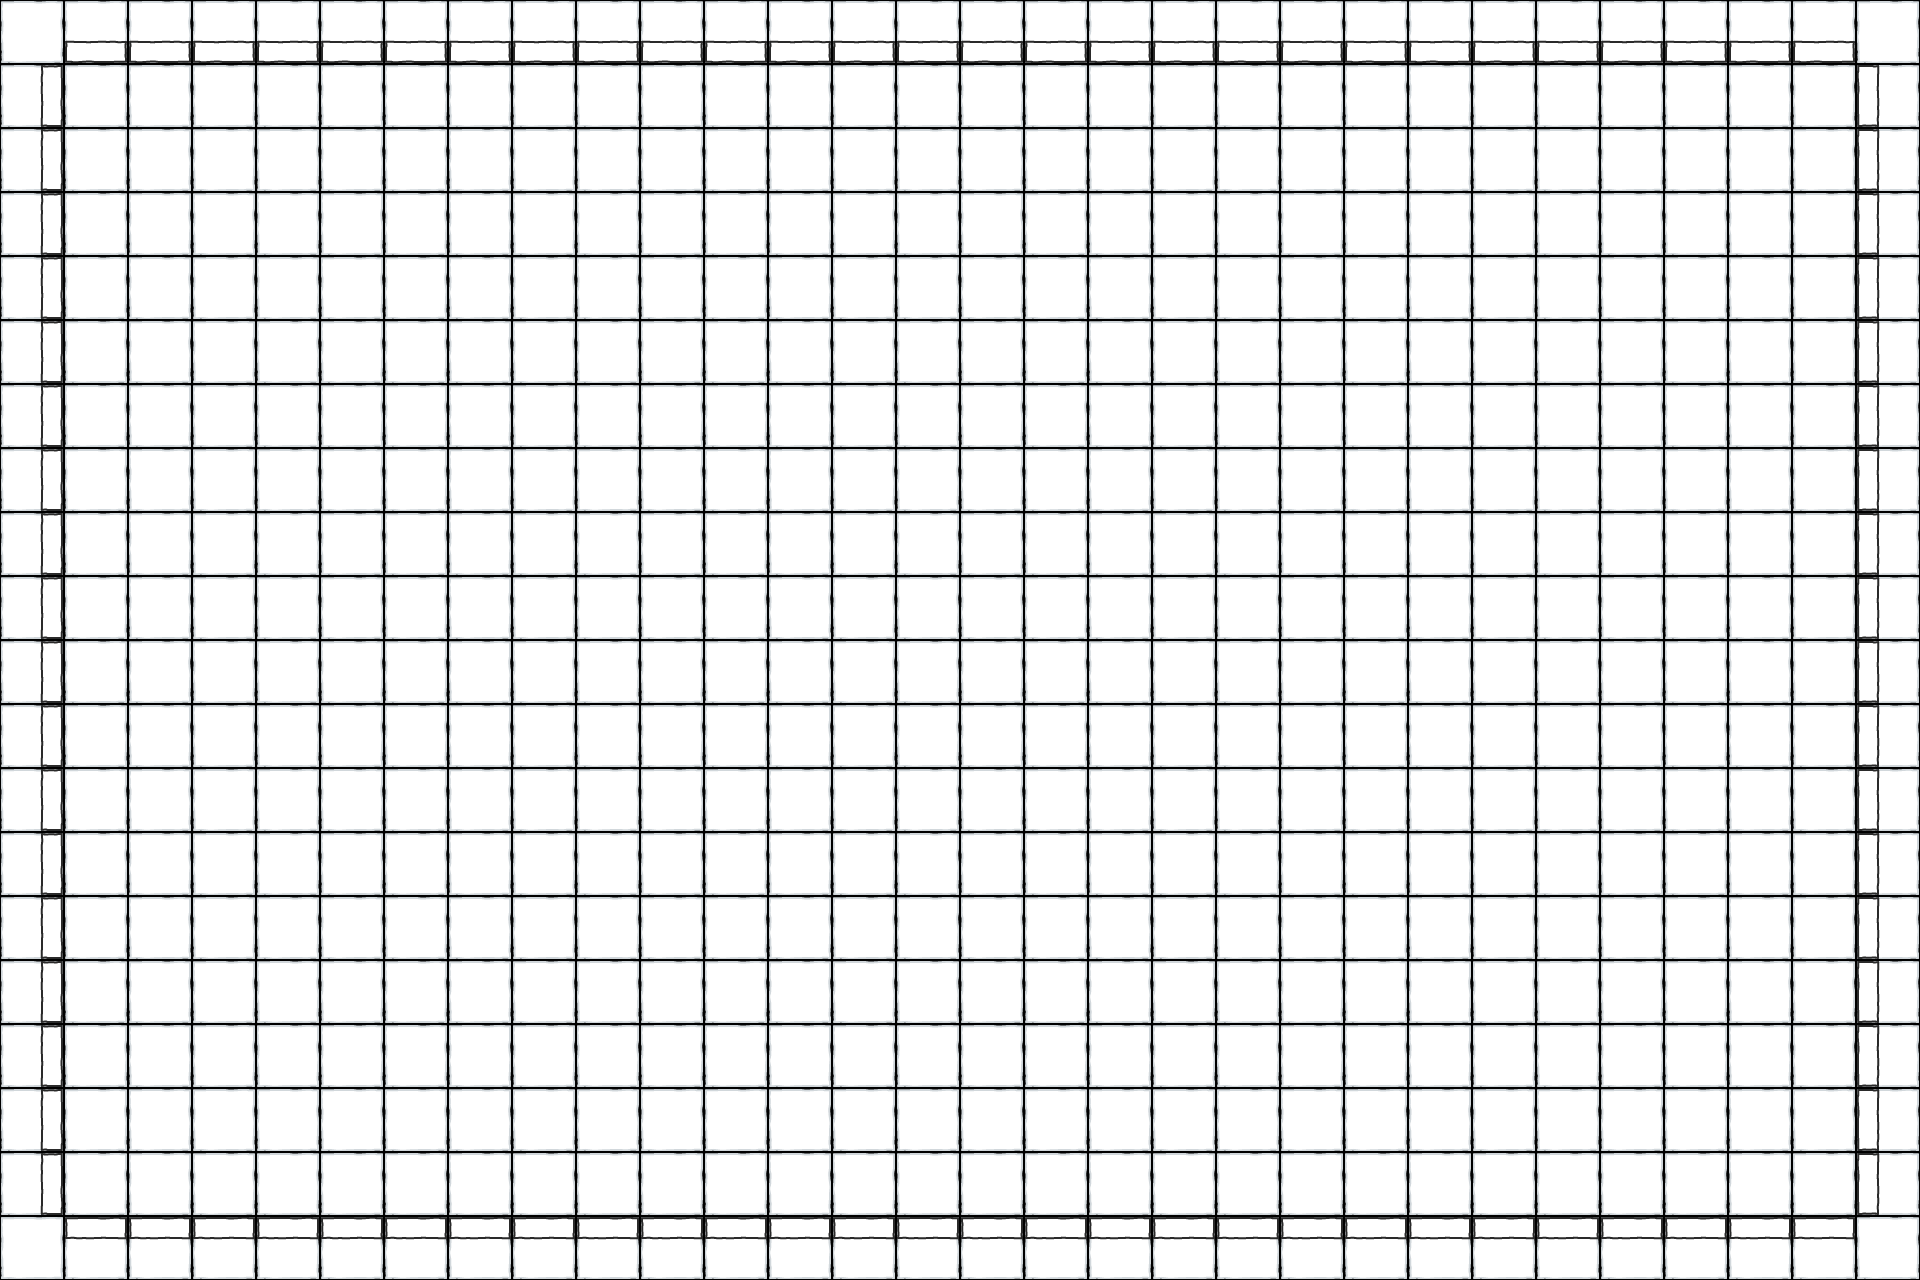

A level layout from a 2D game, rendered from its tile map. Below: a short description, then the map file with its tile-grid data intact:
An orthogonal 30x20 tile map with 64x64 px tiles, 2 tile layers (Background, Foreground) and 5 objects.

<map version="1.10" tiledversion="1.11.2" orientation="orthogonal" renderorder="right-down" width="30" height="20" tilewidth="64" tileheight="64" infinite="0" nextlayerid="5" nextobjectid="6">
 <tileset firstgid="1" name="tilesheet" tilewidth="64" tileheight="64" tilecount="154" columns="14">
  <image source="tilesheet.png" width="896" height="704" />
 </tileset>
 <layer id="1" name="Background" width="30" height="20">
  <data encoding="csv">
1,1,1,1,1,1,1,1,1,1,1,1,1,1,1,1,1,1,1,1,1,1,1,1,1,1,1,1,1,1,
1,1,1,1,1,1,1,1,1,1,1,1,1,1,1,1,1,1,1,1,1,1,1,1,1,1,1,1,1,1,
1,1,1,1,1,1,1,1,1,1,1,1,1,1,1,1,1,1,1,1,1,1,1,1,1,1,1,1,1,1,
1,1,1,1,1,1,1,1,1,1,1,1,1,1,1,1,1,1,1,1,1,1,1,1,1,1,1,1,1,1,
1,1,1,1,1,1,1,1,1,1,1,1,1,1,1,1,1,1,1,1,1,1,1,1,1,1,1,1,1,1,
1,1,1,1,1,1,1,1,1,1,1,1,1,1,1,1,1,1,1,1,1,1,1,1,1,1,1,1,1,1,
1,1,1,1,1,1,1,1,1,1,1,1,1,1,1,1,1,1,1,1,1,1,1,1,1,1,1,1,1,1,
1,1,1,1,1,1,1,1,1,1,1,1,1,1,1,1,1,1,1,1,1,1,1,1,1,1,1,1,1,1,
1,1,1,1,1,1,1,1,1,1,1,1,1,1,1,1,1,1,1,1,1,1,1,1,1,1,1,1,1,1,
1,1,1,1,1,1,1,1,1,1,1,1,1,1,1,1,1,1,1,1,1,1,1,1,1,1,1,1,1,1,
1,1,1,1,1,1,1,1,1,1,1,1,1,1,1,1,1,1,1,1,1,1,1,1,1,1,1,1,1,1,
1,1,1,1,1,1,1,1,1,1,1,1,1,1,1,1,1,1,1,1,1,1,1,1,1,1,1,1,1,1,
1,1,1,1,1,1,1,1,1,1,1,1,1,1,1,1,1,1,1,1,1,1,1,1,1,1,1,1,1,1,
1,1,1,1,1,1,1,1,1,1,1,1,1,1,1,1,1,1,1,1,1,1,1,1,1,1,1,1,1,1,
1,1,1,1,1,1,1,1,1,1,1,1,1,1,1,1,1,1,1,1,1,1,1,1,1,1,1,1,1,1,
1,1,1,1,1,1,1,1,1,1,1,1,1,1,1,1,1,1,1,1,1,1,1,1,1,1,1,1,1,1,
1,1,1,1,1,1,1,1,1,1,1,1,1,1,1,1,1,1,1,1,1,1,1,1,1,1,1,1,1,1,
1,1,1,1,1,1,1,1,1,1,1,1,1,1,1,1,1,1,1,1,1,1,1,1,1,1,1,1,1,1,
1,1,1,1,1,1,1,1,1,1,1,1,1,1,1,1,1,1,1,1,1,1,1,1,1,1,1,1,1,1,
1,1,1,1,1,1,1,1,1,1,1,1,1,1,1,1,1,1,1,1,1,1,1,1,1,1,1,1,1,1
</data>
 </layer>
 <layer id="2" name="Foreground" width="30" height="20">
  <data encoding="csv">
0,3221225483,3221225483,3221225483,3221225483,3221225483,3221225483,3221225483,3221225483,3221225483,3221225483,3221225483,3221225483,3221225483,3221225483,3221225483,3221225483,3221225483,3221225483,3221225483,3221225483,3221225483,3221225483,3221225483,3221225483,3221225483,3221225483,3221225483,3221225483,0,
2684354571,0,0,0,0,0,0,0,0,0,0,0,0,0,0,0,0,0,0,0,0,0,0,0,0,0,0,0,0,1610612747,
2684354571,0,0,0,0,0,0,0,0,0,0,0,0,0,0,0,0,0,0,0,0,0,0,0,0,0,0,0,0,1610612747,
2684354571,0,0,0,0,0,0,0,0,0,0,0,0,0,0,0,0,0,0,0,0,0,0,0,0,0,0,0,0,1610612747,
2684354571,0,0,0,0,0,0,0,0,0,0,0,0,0,0,0,0,0,0,0,0,0,0,0,0,0,0,0,0,1610612747,
2684354571,0,0,0,0,0,0,0,0,0,0,0,0,0,0,0,0,0,0,0,0,0,0,0,0,0,0,0,0,1610612747,
2684354571,0,0,0,0,0,0,0,0,0,0,0,0,0,0,0,0,0,0,0,0,0,0,0,0,0,0,0,0,1610612747,
2684354571,0,0,0,0,0,0,0,0,0,0,0,0,0,0,0,0,0,0,0,0,0,0,0,0,0,0,0,0,1610612747,
2684354571,0,0,0,0,0,0,0,0,0,0,0,0,0,0,0,0,0,0,0,0,0,0,0,0,0,0,0,0,1610612747,
2684354571,0,0,0,0,0,0,0,0,0,0,0,0,0,0,0,0,0,0,0,0,0,0,0,0,0,0,0,0,1610612747,
2684354571,0,0,0,0,0,0,0,0,0,0,0,0,0,0,0,0,0,0,0,0,0,0,0,0,0,0,0,0,1610612747,
2684354571,0,0,0,0,0,0,0,0,0,0,0,0,0,0,0,0,0,0,0,0,0,0,0,0,0,0,0,0,1610612747,
2684354571,0,0,0,0,0,0,0,0,0,0,0,0,0,0,0,0,0,0,0,0,0,0,0,0,0,0,0,0,1610612747,
2684354571,0,0,0,0,0,0,0,0,0,0,0,0,0,0,0,0,0,0,0,0,0,0,0,0,0,0,0,0,1610612747,
2684354571,0,0,0,0,0,0,0,0,0,0,0,0,0,0,0,0,0,0,0,0,0,0,0,0,0,0,0,0,1610612747,
2684354571,0,0,0,0,0,0,0,0,0,0,0,0,0,0,0,0,0,0,0,0,0,0,0,0,0,0,0,0,1610612747,
2684354571,0,0,0,0,0,0,0,0,0,0,0,0,0,0,0,0,0,0,0,0,0,0,0,0,0,0,0,0,1610612747,
2684354571,0,0,0,0,0,0,0,0,0,0,0,0,0,0,0,0,0,0,0,0,0,0,0,0,0,0,0,0,1610612747,
2684354571,0,0,0,0,0,0,0,0,0,0,0,0,0,0,0,0,0,0,0,0,0,0,0,0,0,0,0,0,1610612747,
1,11,11,11,11,11,11,11,11,11,11,11,11,11,11,11,11,11,11,11,11,11,11,11,11,11,11,11,11,0
</data>
 </layer>
 <objectgroup id="3" name="Collision">
  <object id="1" x="0" y="0" width="1920" height="64" />
  <object id="2" x="1856" y="0" width="64" height="1280" />
  <object id="3" x="0" y="1216" width="1920" height="64" />
  <object id="4" x="0" y="0" width="64" height="1280" />
 </objectgroup>
 <objectgroup id="4" name="Player">
  <object id="5" x="320" y="960">
   <point />
  </object>
 </objectgroup>
</map>
